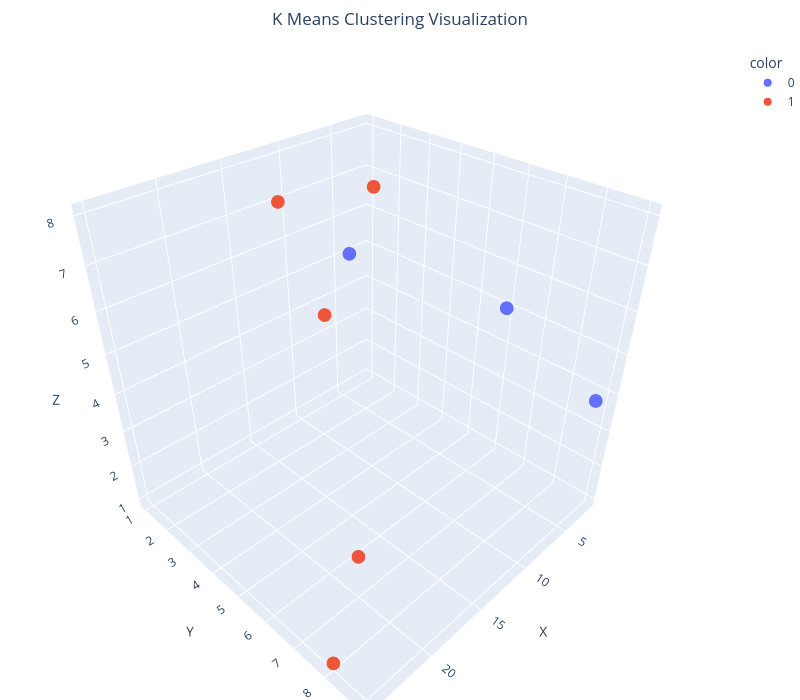

Here is the notebook cell this chart was saved with:
### Code cell
import plotly.express as px

# 1. Your original plotting code
fig = px.scatter_3d(
    data_frame=df, 
    x='X', 
    y='Y', 
    z='Z', 
    color=df['Cluster'].astype(str), 
    hover_data=['Value', 'Cluster'], 
    title='K Means Clustering Visualization'
)

# 2. FIX: Prevent the text overlapping and force a clean 3D cube shape
fig.update_layout(
    title_x=0.5,                    # Centers your title nicely
    width=800,                      # Controls the actual canvas width
    height=700,                     # Controls the canvas height to prevent squishing
    margin=dict(l=0, r=0, b=0, t=50) # Crops out the massive empty white spaces
)

# 3. FIX: Force the 3D grid layout to look normal
fig.update_scenes(
    aspectmode='cube',              # Forces X, Y, and Z to be an even cube so text doesn't overlap
    xaxis=dict(autorange=True),     # Fixes the inverted/reversed directions
    yaxis=dict(autorange=True),     # Fixes the overlapping '987654321' text
    zaxis=dict(autorange=True)      # Keeps Z axis pointing standardly upwards
)

fig.show()

### Figure 1 — Plotly figure (JSON) as saved in the notebook; plotly's stock layout.template omitted (floating-point values rounded to 4 significant figures)
{"data": [{"customdata": [[2, 0], [4, 0], [3, 0]], "hovertemplate": "color=0<br>X=%{x}<br>Y=%{y}<br>Z=%{z}<br>Value=%{customdata[0]}<br>Cluster=%{customdata[1]}<extra></extra>", "legendgroup": "0", "marker": {"color": "#636efa", "symbol": "circle"}, "mode": "markers", "name": "0", "scene": "scene", "showlegend": true, "type": "scatter3d", "x": [2, 4, 3], "y": [6, 1, 9], "z": [5, 5, 4]}, {"customdata": [[10, 1], [12, 1], [20, 1], [11, 1], [25, 1]], "hovertemplate": "color=1<br>X=%{x}<br>Y=%{y}<br>Z=%{z}<br>Value=%{customdata[0]}<br>Cluster=%{customdata[1]}<extra></extra>", "legendgroup": "1", "marker": {"color": "#EF553B", "symbol": "circle"}, "mode": "markers", "name": "1", "scene": "scene", "showlegend": true, "type": "scatter3d", "x": [10, 12, 20, 11, 25], "y": [4, 3, 7, 1, 8], "z": [8, 5, 2, 7, 1]}], "layout": {"height": 700, "legend": {"title": {"text": "color"}, "tracegroupgap": 0}, "margin": {"b": 0, "l": 0, "r": 0, "t": 50}, "scene": {"aspectmode": "cube", "domain": {"x": [0, 1], "y": [0, 1]}, "xaxis": {"autorange": true, "title": {"text": "X"}}, "yaxis": {"autorange": true, "title": {"text": "Y"}}, "zaxis": {"autorange": true, "title": {"text": "Z"}}}, "title": {"text": "K Means Clustering Visualization", "x": 0.5}, "width": 800}}
